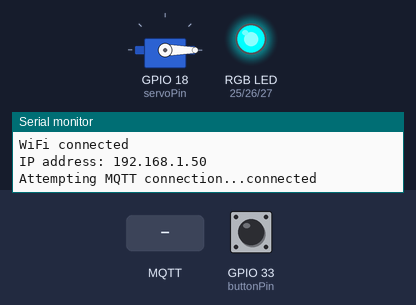
The sketch below on a simulated ESP32. On the bench: servo, an RGB LED mixed from three pins (HIGH = lit), the last lines printed to the serial monitor. Dashed ring = blinking. The inputs (shaded band) are chosen by the test bench; at power-on: GPIO 33 (buttonPin) HIGH. WiFi joins after 1.5 s; servers stay silent unless stated; uploads are accepted with an empty reply; no MQTT or app messages arrive unless stated.

Above: at 3.2 s.
3.3 s: GPIO 33 (buttonPin) pulled LOW for 3.2 s
At 6.8 s:
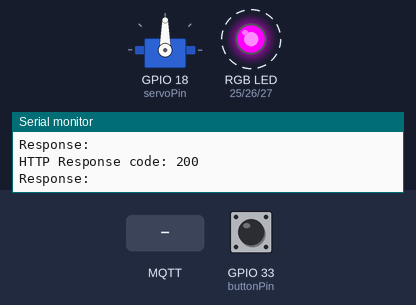
8.0 s: MQTT message "Lock" arrives on the first subscribed topic
At 9.2 s:
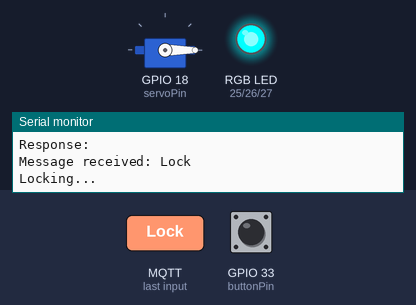
9.5 s: MQTT message "Unlock" arrives on the first subscribed topic
At 10.3 s:
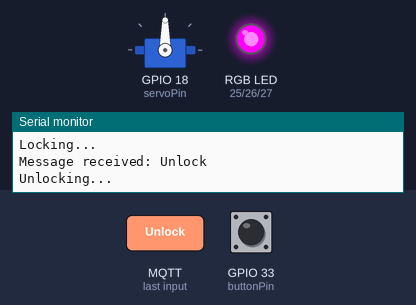
11.0 s: GPIO 33 (buttonPin) pulled LOW for 0.15 s
At 11.4 s:
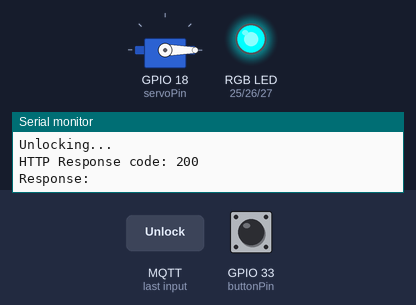
Timing chart, 0 to 14.0 s (numbered marks = the images above; inputs shaded):
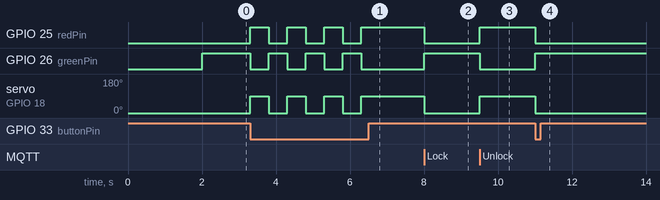

Measured:
- after the input at 3.3 s, GPIO 25 (redPin): alternates HIGH for 0.50 s and LOW for 0.50 s, 7 changes in all, then stays HIGH, starting at once; GPIO 26 (greenPin): alternates HIGH for 0.50 s and LOW for 0.50 s, 7 changes in all, then stays LOW, starting at once
- after the input at 8.0 s, GPIO 25 (redPin): HIGH → LOW at once; GPIO 26 (greenPin): LOW → HIGH at once; servo on GPIO 18 (servoPin): 90° → 0° at once
- after the input at 9.5 s, GPIO 25 (redPin): LOW → HIGH at once; GPIO 26 (greenPin): HIGH → LOW at once; servo on GPIO 18 (servoPin): 0° → 90° at once
- after the input at 11.0 s, GPIO 25 (redPin): HIGH → LOW at once; GPIO 26 (greenPin): LOW → HIGH at once; servo on GPIO 18 (servoPin): 90° → 0° at once

The sketch:

LockUnlockESP32.ino
```cpp
#include <WiFi.h>
#include <PubSubClient.h>
#include <ESP32Servo.h>
#include <WiFiClientSecure.h>
#include <HTTPClient.h>

// WiFi credentials
const char* ssid = "SSID"; // Replace with your WiFi SSID
const char* password = "Password"; // Replace with your WiFi password

// MQTT Broker details
const char* mqtt_server = "your broker adress"; // MQTT broker address
const int mqtt_port = 8883; // Secure MQTT port
const char* mqtt_user = "your username"; // MQTT username
const char* mqtt_pass = "your password"; // MQTT password

// Topics for MQTT
const char* topic = "topic";

// Servo setup
Servo myServo;
const int servoPin = 18;
const int lockPosition = 0;
const int unlockPosition = 90;

// RGB LED pins
const int redPin = 25;
const int greenPin = 26;
const int bluePin = 27;

// Button pin
const int buttonPin = 33;  // Change to your desired GPIO pin

// MQTT client
WiFiClientSecure espClient;
PubSubClient client(espClient);

// Root CA certificate
const char* root_ca = \
"Replace with certificate";

// Define the API URL
const char* apiUrl = "url"; // Replace with your API URL

bool isLocked = true; // Track the lock state (true = locked, false = unlocked)

void setup_wifi() {
  delay(10);
  Serial.begin(9600);
  Serial.print("Connecting to ");
  Serial.println(ssid);
  WiFi.begin(ssid, password);

  while (WiFi.status() != WL_CONNECTED) {
    delay(1000);
    Serial.print(".");
  }
  Serial.println("\nWiFi connected");
  Serial.print("IP address: ");
  Serial.println(WiFi.localIP());
  client.setServer(mqtt_server, mqtt_port);
}

void callback(char* topic, byte* payload, unsigned int length) {
  String message;
  for (int i = 0; i < length; i++) {
    message += (char)payload[i];
  }
  Serial.print("Message received: ");
  Serial.println(message);

  if (message.equalsIgnoreCase("Lock")) {
    Serial.println("Locking...");
    myServo.write(lockPosition);
    isLocked = true;  // Set the state to locked
    digitalWrite(redPin, LOW);   // Red ON
    digitalWrite(greenPin, HIGH); // Green OFF
    digitalWrite(bluePin, HIGH);  // Blue OFF
  } else if (message.equalsIgnoreCase("Unlock")) {
    Serial.println("Unlocking...");
    myServo.write(unlockPosition);
    isLocked = false;  // Set the state to unlocked
    digitalWrite(redPin, HIGH);   // Red OFF
    digitalWrite(greenPin, LOW);  // Green ON
    digitalWrite(bluePin, HIGH);  // Blue OFF
  } else {
    Serial.println("Unknown command");
  }
}

void reconnect() {
  while (!client.connected()) {
    Serial.print("Attempting MQTT connection...");
    if (client.connect("ESP32Client", mqtt_user, mqtt_pass)) {
      Serial.println("connected");
      client.subscribe(topic);
    } else {
      Serial.print("failed, rc=");
      Serial.print(client.state());
      Serial.println(" trying again in 5 seconds");
      delay(5000);
    }
  }
}

void sendApiRequest(String lockState) {
  HTTPClient http;
  http.begin(apiUrl);  // Specify the URL
  http.addHeader("Content-Type", "application/json");  // Set content type to JSON

  String jsonPayload = "{\"status\":\"" + lockState + "\"}";  // Create JSON payload

  int httpResponseCode = http.POST(jsonPayload);  // Send the POST request

  if (httpResponseCode > 0) {
    Serial.print("HTTP Response code: ");
    Serial.println(httpResponseCode);
    String response = http.getString();
    Serial.println("Response: " + response);
  } else {
    Serial.print("Error on sending POST request: ");
    Serial.println(httpResponseCode);
    String response = http.getString();
    Serial.println("Error Response: " + response);
  }

  http.end();  // Close connection
}


void setup() {
  Serial.begin(115200);
  setup_wifi();
  //espClient.setCACert(root_ca);
  espClient.setInsecure();
  client.setServer(mqtt_server, mqtt_port);
  client.setCallback(callback);

  myServo.attach(servoPin);
  myServo.write(lockPosition);  // Start in locked position

  pinMode(redPin, OUTPUT);
  pinMode(greenPin, OUTPUT);
  pinMode(bluePin, OUTPUT);

  digitalWrite(redPin, LOW);    // Red ON (locked)
  digitalWrite(greenPin, HIGH); // Green OFF
  digitalWrite(bluePin, HIGH);  // Blue OFF

  pinMode(buttonPin, INPUT_PULLUP); // Button input with pull-up resistor
}

void loop() {
  if (!client.connected()) {
    reconnect();
  }
  client.loop();

  // Check if button is pressed
  if (digitalRead(buttonPin) == LOW) {
    // Toggle the lock/unlock state
    if (isLocked) {
      myServo.write(unlockPosition);
      isLocked = false;
      digitalWrite(redPin, HIGH);   // Red OFF
      digitalWrite(greenPin, LOW);  // Green ON
      digitalWrite(bluePin, HIGH);  // Blue OFF
      sendApiRequest("Unlock");
    } else {
      myServo.write(lockPosition);
      isLocked = true;
      digitalWrite(redPin, LOW);    // Red ON
      digitalWrite(greenPin, HIGH); // Green OFF
      digitalWrite(bluePin, HIGH);  // Blue OFF
      sendApiRequest("Lock");
    }

    // Debounce the button press
    delay(300);
  }
}
```
